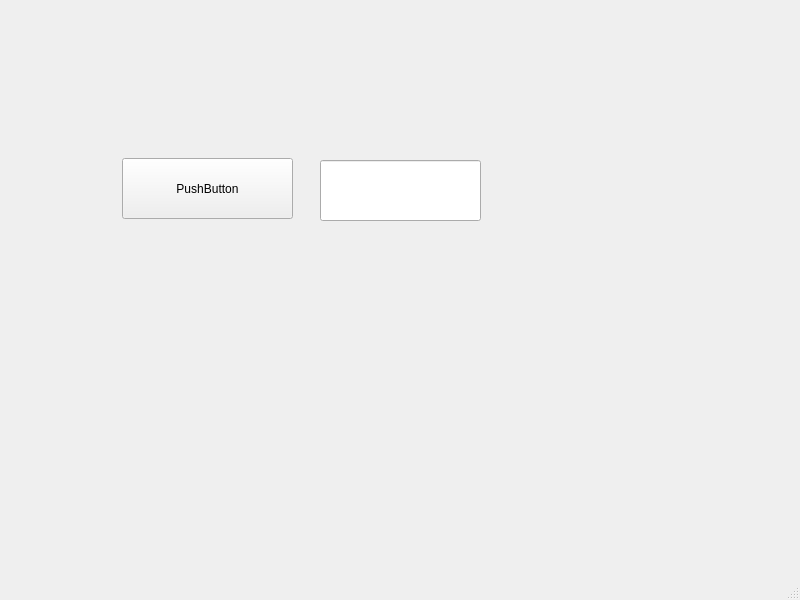
<?xml version="1.0" encoding="UTF-8"?>
<ui version="4.0">
 <class>MainWindow</class>
 <widget class="QMainWindow" name="MainWindow">
  <property name="geometry">
   <rect>
    <x>0</x>
    <y>0</y>
    <width>800</width>
    <height>600</height>
   </rect>
  </property>
  <property name="windowTitle">
   <string>MainWindow</string>
  </property>
  <widget class="QWidget" name="centralwidget">
   <widget class="QPushButton" name="nappi">
    <property name="geometry">
     <rect>
      <x>122</x>
      <y>158</y>
      <width>171</width>
      <height>61</height>
     </rect>
    </property>
    <property name="text">
     <string>PushButton</string>
    </property>
   </widget>
   <widget class="QLineEdit" name="naytto">
    <property name="geometry">
     <rect>
      <x>320</x>
      <y>160</y>
      <width>161</width>
      <height>61</height>
     </rect>
    </property>
   </widget>
  </widget>
  <widget class="QMenuBar" name="menubar">
   <property name="geometry">
    <rect>
     <x>0</x>
     <y>0</y>
     <width>800</width>
     <height>25</height>
    </rect>
   </property>
  </widget>
  <widget class="QStatusBar" name="statusbar"/>
 </widget>
 <resources/>
 <connections/>
</ui>
